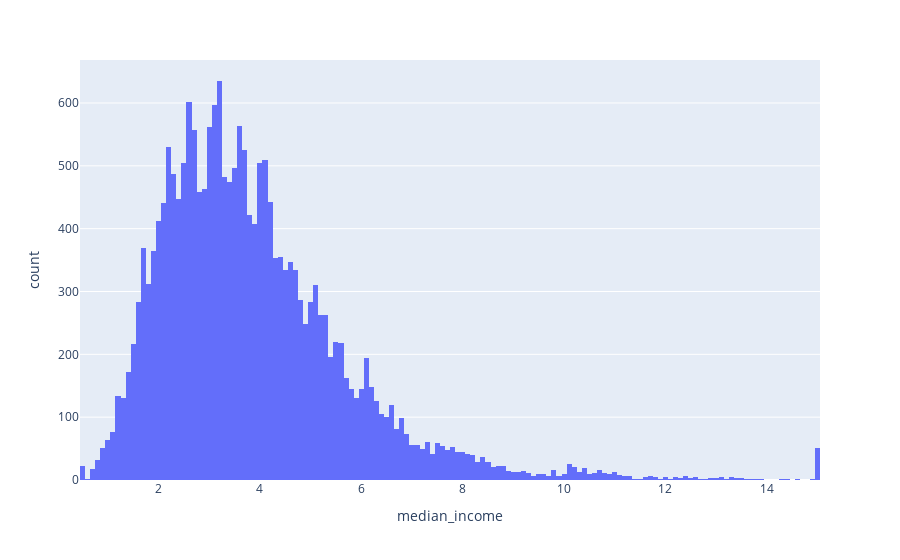

The notebook cell this image was saved under:
### Markdown cell above
Let us see the distribution of median income

### Code cell
import plotly.express as px
fig = px.histogram(df, x="median_income")
fig.show()

### Figure 1 — Plotly figure (JSON) as saved in the notebook; plotly's stock layout.template omitted (floating-point values rounded to 4 significant figures; data arrays with more than 128 entries replaced by an {"elided": "..."} marker saying what was removed)
{"data": [{"alignmentgroup": "True", "bingroup": "x", "hovertemplate": "median_income=%{x}<br>count=%{y}<extra></extra>", "legendgroup": "", "marker": {"color": "#636efa", "pattern": {"shape": ""}}, "name": "", "offsetgroup": "", "orientation": "v", "showlegend": false, "type": "histogram", "x": {"elided": "20640 float values"}, "xaxis": "x", "yaxis": "y"}], "layout": {"barmode": "relative", "legend": {"tracegroupgap": 0}, "margin": {"t": 60}, "xaxis": {"anchor": "y", "domain": [0, 1], "title": {"text": "median_income"}}, "yaxis": {"anchor": "x", "domain": [0, 1], "title": {"text": "count"}}}}
